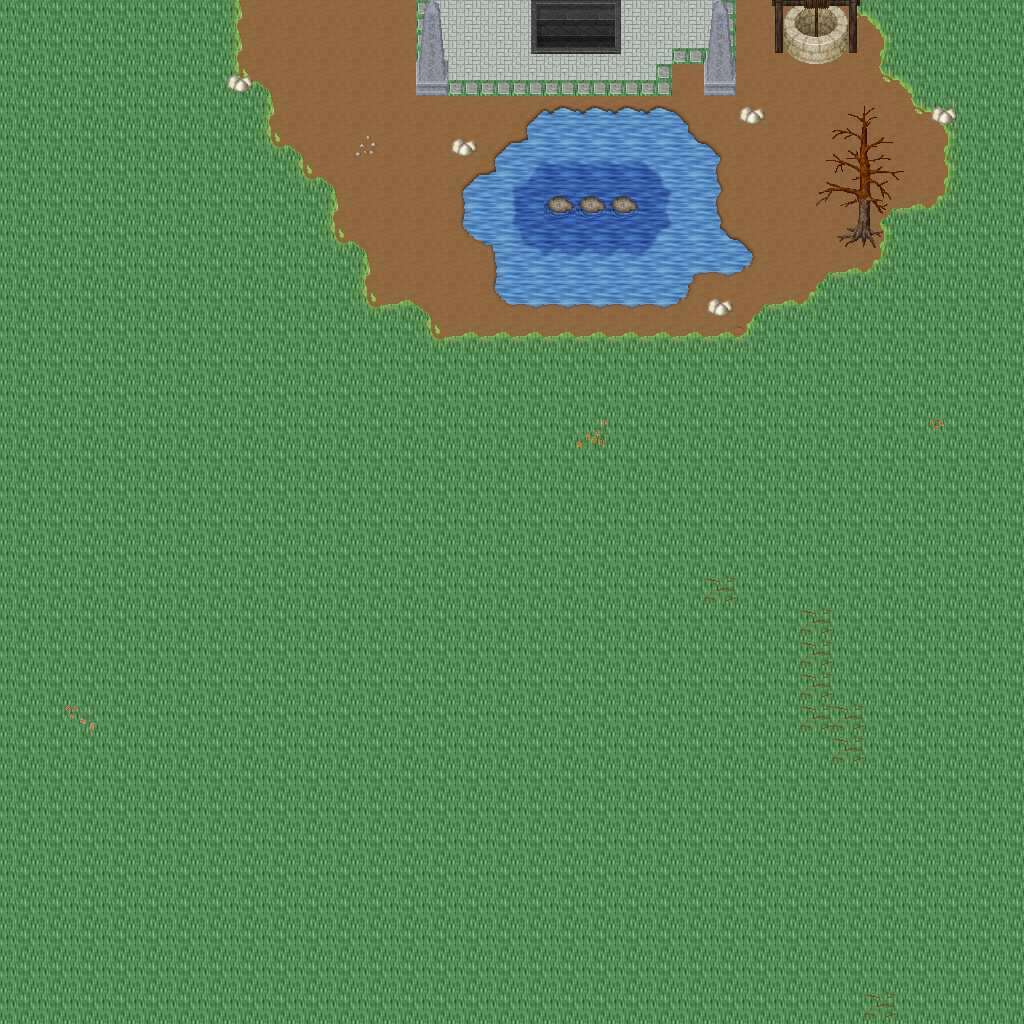

A level layout from a 2D game, rendered from its tile map. Below: a short description, then the map file with tile-grid data replaced by summaries:
An orthogonal 32x32 tile map with 32x32 px tiles, 5 tile layers (Ground, Objects, Objects2, Above, ...), 1 hidden layer not drawn, 50 tilesets.

<map version="1.10" tiledversion="1.11.0" orientation="orthogonal" renderorder="right-down" width="32" height="32" tilewidth="32" tileheight="32" infinite="0" nextlayerid="11" nextobjectid="1">
 <tileset firstgid="1" name="ground_ground" tilewidth="32" tileheight="32" tilecount="33" columns="3">
  <image source="../drawable/ground_ground.png" width="96" height="352" />
 </tileset>
 <tileset firstgid="34" name="building_castle" tilewidth="32" tileheight="32" tilecount="320" columns="20">
  <image source="../drawable/building_castle.png" width="640" height="512" />
 </tileset>
 <tileset firstgid="354" name="furniture_carpet_carpets_2" tilewidth="32" tileheight="32" tilecount="20" columns="4">
  <image source="../drawable/furniture_carpet_carpets_2.png" width="128" height="160" />
 </tileset>
 <tileset firstgid="374" name="ground_indoor_tiles" tilewidth="32" tileheight="32" tilecount="8" columns="2">
  <image source="../drawable/ground_indoor_tiles.png" width="64" height="128" />
 </tileset>
 <tileset firstgid="382" name="building_entrance_int_iron_bars" tilewidth="32" tileheight="32" tilecount="12" columns="3">
  <image source="../drawable/building_entrance_int_iron_bars.png" width="96" height="128" />
 </tileset>
 <tileset firstgid="394" name="plant_bush_hedge" tilewidth="32" tileheight="32" tilecount="35" columns="5">
  <image source="../drawable/plant_bush_hedge.png" width="160" height="224" />
 </tileset>
 <tileset firstgid="429" name="building_church" tilewidth="32" tileheight="32" tilecount="56" columns="8">
  <image source="../drawable/building_church.png" width="256" height="224" />
 </tileset>
 <tileset firstgid="485" name="logic_collision" tilewidth="32" tileheight="32" tilecount="1" columns="1">
  <image source="../drawable/logic_collision.png" width="32" height="32" />
 </tileset>
 <tileset firstgid="486" name="logic_item_vegetable" tilewidth="32" tileheight="32" tilecount="16" columns="8">
  <image source="../drawable/logic_item_vegetable.png" width="256" height="64" />
 </tileset>
 <tileset firstgid="502" name="ground_rock_rocks" tilewidth="32" tileheight="32" tilecount="4" columns="2">
  <image source="../drawable/ground_rock_rocks.png" width="64" height="64" />
 </tileset>
 <tileset firstgid="506" name="item_corpse_huge_animal" tilewidth="32" tileheight="32" tilecount="16" columns="2">
  <image source="../drawable/item_corpse_huge_animal.png" width="64" height="256" />
 </tileset>
 <tileset firstgid="522" name="plant_tree_dead_tree_4" tilewidth="32" tileheight="32" tilecount="20" columns="4">
  <image source="../drawable/plant_tree_dead_tree_4.png" width="128" height="160" />
 </tileset>
 <tileset firstgid="542" name="logic_creature_undead" tilewidth="32" tileheight="32" tilecount="16" columns="8">
  <image source="../drawable/logic_creature_undead.png" width="256" height="64" />
 </tileset>
 <tileset firstgid="558" name="plant_tree_dead_tree_2" tilewidth="32" tileheight="32" tilecount="20" columns="4">
  <image source="../drawable/plant_tree_dead_tree_2.png" width="128" height="160" />
 </tileset>
 <tileset firstgid="578" name="item_gothic_headstone_2" tilewidth="32" tileheight="32" tilecount="3" columns="1">
  <image source="../drawable/item_gothic_headstone_2.png" width="32" height="96" />
 </tileset>
 <tileset firstgid="581" name="building_house_3" tilewidth="32" tileheight="32" tilecount="48" columns="6">
  <image source="../drawable/building_house_3.png" width="192" height="256" />
 </tileset>
 <tileset firstgid="629" name="object_scarecrow" tilewidth="32" tileheight="32" tilecount="2" columns="1">
  <image source="../drawable/object_scarecrow.png" width="32" height="64" />
 </tileset>
 <tileset firstgid="631" name="plant_tree_fall_trees" tilewidth="32" tileheight="32" tilecount="40" columns="8">
  <image source="../drawable/plant_tree_fall_trees.png" width="256" height="160" />
 </tileset>
 <tileset firstgid="671" name="logic_creature_undead_fallen" tilewidth="32" tileheight="32" tilecount="16" columns="8">
  <image source="../drawable/logic_creature_undead_fallen.png" width="256" height="64" />
 </tileset>
 <tileset firstgid="687" name="building_decoration_orbpedestal" tilewidth="32" tileheight="32" tilecount="2" columns="1">
  <image source="../drawable/building_decoration_orbpedestal.png" width="32" height="64" />
 </tileset>
 <tileset firstgid="689" name="ground_rock_rocks_3" tilewidth="32" tileheight="32" tilecount="16" columns="4">
  <image source="../drawable/ground_rock_rocks_3.png" width="128" height="128" />
 </tileset>
 <tileset firstgid="705" name="plant_tree_chestnut_tree" tilewidth="32" tileheight="32" tilecount="20" columns="4">
  <image source="../drawable/plant_tree_chestnut_tree.png" width="128" height="160" />
 </tileset>
 <tileset firstgid="725" name="plant_stump_hollow_logs" tilewidth="32" tileheight="32" tilecount="6" columns="3">
  <image source="../drawable/plant_stump_hollow_logs.png" width="96" height="64" />
 </tileset>
 <tileset firstgid="731" name="logic_creature_golem" tilewidth="32" tileheight="32" tilecount="4" columns="4">
  <image source="../drawable/logic_creature_golem.png" width="128" height="32" />
 </tileset>
 <tileset firstgid="735" name="ground_grass_edges" tilewidth="32" tileheight="32" tilecount="36" columns="12">
  <image source="../drawable/ground_grass_edges.png" width="384" height="96" />
 </tileset>
 <tileset firstgid="771" name="ground_grass_corners" tilewidth="32" tileheight="32" tilecount="24" columns="6">
  <image source="../drawable/ground_grass_corners.png" width="192" height="128" />
 </tileset>
 <tileset firstgid="795" name="ground_water_pool" tilewidth="32" tileheight="32" tilecount="72" columns="3">
  <image source="../drawable/ground_water_pool.png" width="96" height="768" />
 </tileset>
 <tileset firstgid="867" name="ground_earth_edges" tilewidth="32" tileheight="32" tilecount="18" columns="6">
  <image source="../drawable/ground_earth_edges.png" width="192" height="96" />
 </tileset>
 <tileset firstgid="885" name="logic_creature_ent" tilewidth="32" tileheight="32" tilecount="4" columns="4">
  <image source="../drawable/logic_creature_ent.png" width="128" height="32" />
 </tileset>
 <tileset firstgid="889" name="plant_leaves" tilewidth="32" tileheight="32" tilecount="8" columns="4">
  <image source="../drawable/plant_leaves.png" width="128" height="64" />
 </tileset>
 <tileset firstgid="897" name="object_well_hoist" tilewidth="32" tileheight="32" tilecount="9" columns="3">
  <image source="../drawable/object_well_hoist.png" width="96" height="96" />
 </tileset>
 <tileset firstgid="906" name="building_stairs_grey_stone_stairs_down" tilewidth="32" tileheight="32" tilecount="6" columns="3">
  <image source="../drawable/building_stairs_grey_stone_stairs_down.png" width="96" height="64" />
 </tileset>
 <tileset firstgid="912" name="ground_green_paving" tilewidth="32" tileheight="32" tilecount="18" columns="3">
  <image source="../drawable/ground_green_paving.png" width="96" height="192" />
 </tileset>
 <tileset firstgid="930" name="plant_tree_tree_darkgreen" tilewidth="32" tileheight="32" tilecount="88" columns="8">
  <image source="../drawable/plant_tree_tree_darkgreen.png" width="256" height="352" />
 </tileset>
 <tileset firstgid="1018" name="light_dim_light_7x5" tilewidth="32" tileheight="32" tilecount="35" columns="7">
  <image source="../drawable/light_dim_light_7x5.png" width="224" height="160" />
 </tileset>
 <tileset firstgid="1053" name="furniture_light_lamp_bronze" tilewidth="32" tileheight="32" tilecount="3" columns="1">
  <image source="../drawable/furniture_light_lamp_bronze.png" width="32" height="96" />
 </tileset>
 <tileset firstgid="1056" name="light_light_5x5" tilewidth="32" tileheight="32" tilecount="25" columns="5">
  <image source="../drawable/light_light_5x5.png" width="160" height="160" />
 </tileset>
 <tileset firstgid="1081" name="plant_tree_pine_tree" tilewidth="32" tileheight="32" tilecount="20" columns="4">
  <image source="../drawable/plant_tree_pine_tree.png" width="128" height="160" />
 </tileset>
 <tileset firstgid="1101" name="plant_tree_pine_tree_1" tilewidth="32" tileheight="32" tilecount="20" columns="4">
  <image source="../drawable/plant_tree_pine_tree_1.png" width="128" height="160" />
 </tileset>
 <tileset firstgid="1121" name="furniture_chair_bench_wooden" tilewidth="32" tileheight="32" tilecount="8" columns="2">
  <image source="../drawable/furniture_chair_bench_wooden.png" width="64" height="128" />
 </tileset>
 <tileset firstgid="1129" name="plant_flower_flowers_mixed" tilewidth="32" tileheight="32" tilecount="16" columns="4">
  <image source="../drawable/plant_flower_flowers_mixed.png" width="128" height="128" />
 </tileset>
 <tileset firstgid="1145" name="building_thatched_roof_cottage1" tilewidth="32" tileheight="32" tilecount="20" columns="4">
  <image source="../drawable/building_thatched_roof_cottage1.png" width="128" height="160" />
 </tileset>
 <tileset firstgid="1165" name="item_blood_floor_stain" tilewidth="32" tileheight="32" tilecount="1" columns="1">
  <image source="../drawable/item_blood_floor_stain.png" width="32" height="32" />
 </tileset>
 <tileset firstgid="1166" name="item_firewood" tilewidth="32" tileheight="32" tilecount="12" columns="3">
  <image source="../drawable/item_firewood.png" width="96" height="128" />
 </tileset>
 <tileset firstgid="1178" name="item_gothic_headstone_1" tilewidth="32" tileheight="32" tilecount="1" columns="1">
  <image source="../drawable/item_gothic_headstone_1.png" width="32" height="32" />
 </tileset>
 <tileset firstgid="1179" name="item_gothic_tiny_headstone" tilewidth="32" tileheight="32" tilecount="1" columns="1">
  <image source="../drawable/item_gothic_tiny_headstone.png" width="32" height="32" />
 </tileset>
 <tileset firstgid="1180" name="plant_mosses" tilewidth="32" tileheight="32" tilecount="16" columns="4">
  <image source="../drawable/plant_mosses.png" width="128" height="128" />
 </tileset>
 <tileset firstgid="1196" name="building_fence_wooden_brown_fence" tilewidth="32" tileheight="32" tilecount="42" columns="7">
  <image source="../drawable/building_fence_wooden_brown_fence.png" width="224" height="192" />
 </tileset>
 <tileset firstgid="1238" name="logic_creature_undead_skeleton" tilewidth="32" tileheight="32" tilecount="6" columns="6">
  <image source="../drawable/logic_creature_undead_skeleton.png" width="192" height="32" />
 </tileset>
 <tileset firstgid="1244" name="logic_creature_undead_specter" tilewidth="32" tileheight="32" tilecount="6" columns="6">
  <image source="../drawable/logic_creature_undead_specter.png" width="192" height="32" />
 </tileset>
 <layer id="1" name="Ground" width="32" height="32">
  <data>[1024 cells, 1024 non-empty, 14 distinct tile ids]</data>
 </layer>
 <layer id="2" name="Objects" width="32" height="32">
  <data>[1024 cells, 126 non-empty, 49 distinct tile ids]</data>
 </layer>
 <layer id="3" name="Objects2" width="32" height="32">
  <data>[1024 cells, 6 non-empty, 4 distinct tile ids]</data>
 </layer>
 <layer id="4" name="Above" width="32" height="32">
  <data>[1024 cells, 22 non-empty, 20 distinct tile ids]</data>
 </layer>
 <layer id="5" name="Above2" width="32" height="32">
  <data>[1024 cells, 0 non-empty, 0 distinct tile ids]</data>
 </layer>
 <layer id="6" name="Walkable" width="32" height="32" visible="0">
  <data>[1024 cells, 24 non-empty, 1 distinct tile ids]</data>
 </layer>
 <objectgroup id="7" name="Mapevents" />
 <objectgroup id="8" name="Spawn" />
 <objectgroup id="9" name="Keys" />
 <objectgroup id="10" name="Replace" />
</map>
